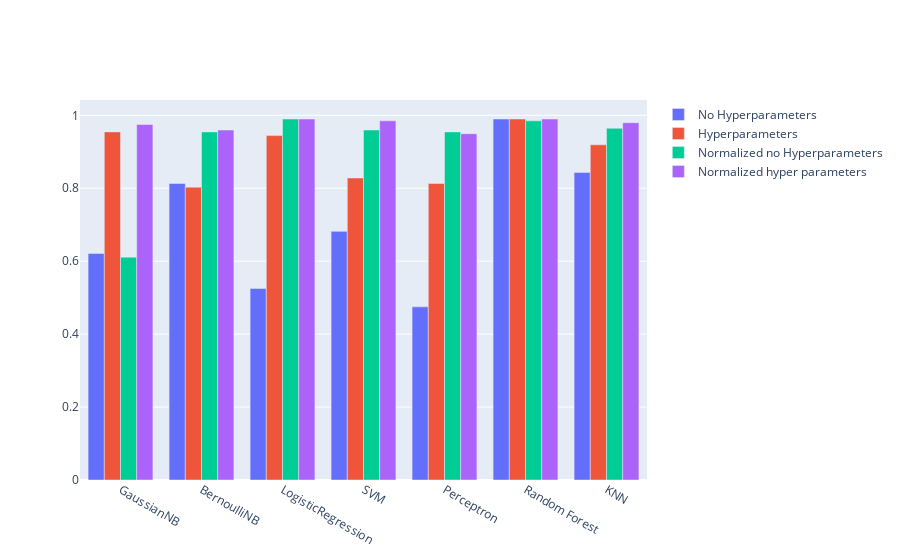

Here is the notebook cell this chart was saved with:
### Markdown cell above
### Visualisation graphique des F1-scores

### Code cell
import plotly.graph_objects as go

fig = go.Figure(data=[
    go.Bar(name='No Hyperparameters', x=result.models, y=result['f1 score']),
    go.Bar(name='Hyperparameters', x=result.models, y=result['f1 score hyperparameters']),
    go.Bar(name='Normalized no Hyperparameters', x=result.models, y=result['f1 score normalized']),
    go.Bar(name='Normalized hyper parameters', x=result.models, y=result['f1 score normalized hyperparameters'])
])
# Change the bar mode
fig.update_layout(barmode='group')
fig.show()

### Figure 1 — Plotly figure (JSON) as saved in the notebook; plotly's stock layout.template omitted (floating-point values rounded to 4 significant figures)
{"data": [{"name": "No Hyperparameters", "type": "bar", "x": ["GaussianNB", "BernoulliNB", "LogisticRegression", "SVM", "Perceptron", "Random Forest", "KNN"], "y": [0.6212, 0.8131, 0.5253, 0.6818, 0.4747, 0.9899, 0.8434]}, {"name": "Hyperparameters", "type": "bar", "x": ["GaussianNB", "BernoulliNB", "LogisticRegression", "SVM", "Perceptron", "Random Forest", "KNN"], "y": [0.9545, 0.803, 0.9444, 0.8283, 0.8131, 0.9899, 0.9192]}, {"name": "Normalized no Hyperparameters", "type": "bar", "x": ["GaussianNB", "BernoulliNB", "LogisticRegression", "SVM", "Perceptron", "Random Forest", "KNN"], "y": [0.6111, 0.9545, 0.9899, 0.9596, 0.9545, 0.9848, 0.9646]}, {"name": "Normalized hyper parameters", "type": "bar", "x": ["GaussianNB", "BernoulliNB", "LogisticRegression", "SVM", "Perceptron", "Random Forest", "KNN"], "y": [0.9747, 0.9596, 0.9899, 0.9848, 0.9495, 0.9899, 0.9798]}], "layout": {"barmode": "group"}}
